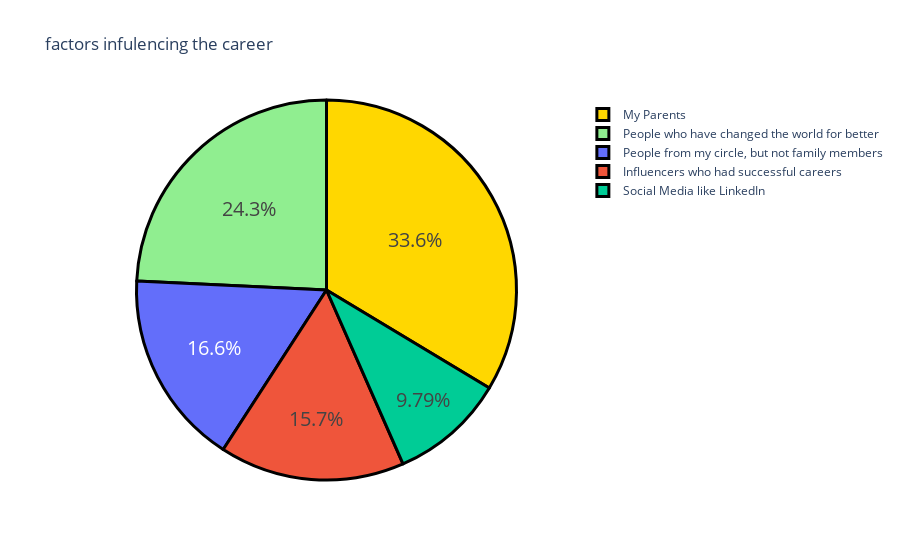

Source (notebook cell):
### Markdown cell above
# 5. Visualization: Factors Influencing Career Aspirations

### Code cell
question1 = data["Which of the below factors influence the most about your career aspirations ?"].value_counts()
label = question1.index
counts = question1.values
colors = ['gold','lightgreen']
fig = go.Figure(data = [go.Pie(labels=label, values=counts)])
fig.update_layout(title = "factors infulencing the career")
fig.update_traces(hoverinfo = 'label+value', textinfo = 'percent',textfont_size=20, marker = dict( colors = ['gold','lightgreen'],line = dict(color = 'black',width = 3)))
fig.show()

### Figure 1 — Plotly figure (JSON) as saved in the notebook; plotly's stock layout.template omitted (floating-point values rounded to 4 significant figures)
{"data": [{"hoverinfo": "label+value", "labels": ["My Parents", "People who have changed the world for better", "People from my circle, but not family members", "Influencers who had successful careers", "Social Media like LinkedIn"], "marker": {"colors": ["gold", "lightgreen"], "line": {"color": "black", "width": 3}}, "textfont": {"size": 20}, "textinfo": "percent", "type": "pie", "values": [79, 57, 39, 37, 23]}], "layout": {"autosize": true, "title": {"text": "factors infulencing the career"}}}
